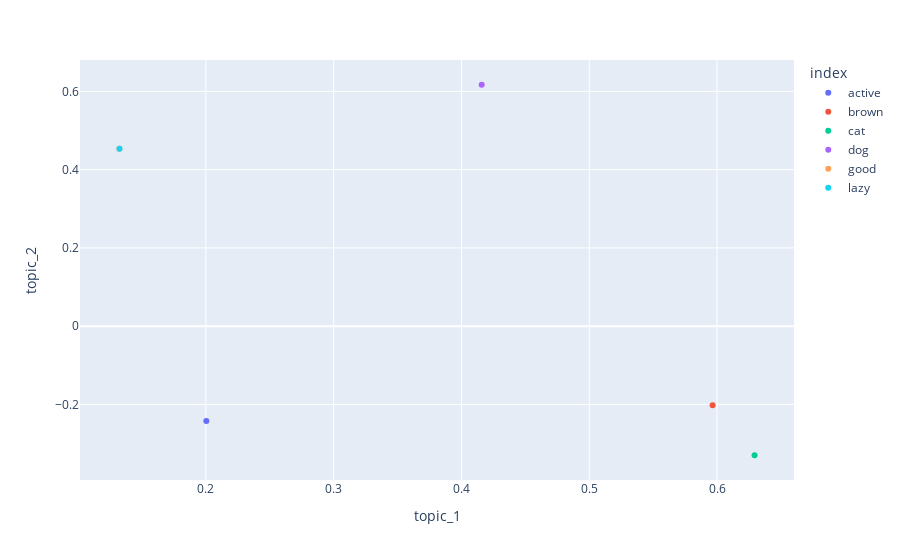

Write notebook code for a chart like this one.
### Code cell
topic = pd.DataFrame(svd_model.components_, index = ["topic_1","topic_2"])
topic.columns= vectorizer.get_feature_names_out()
topic_t = topic.transpose()

fig = px.scatter(topic_t, x = "topic_1", y = "topic_2", color = topic_t.index)
fig.show()

### Figure 1 — Plotly figure (JSON) as saved in the notebook; plotly's stock layout.template omitted (floating-point values rounded to 4 significant figures)
{"data": [{"hovertemplate": "index=active<br>topic_1=%{x}<br>topic_2=%{y}<extra></extra>", "legendgroup": "active", "marker": {"color": "#636efa", "symbol": "circle"}, "mode": "markers", "name": "active", "orientation": "v", "showlegend": true, "type": "scatter", "x": [0.2004], "xaxis": "x", "y": [-0.2424], "yaxis": "y"}, {"hovertemplate": "index=brown<br>topic_1=%{x}<br>topic_2=%{y}<extra></extra>", "legendgroup": "brown", "marker": {"color": "#EF553B", "symbol": "circle"}, "mode": "markers", "name": "brown", "orientation": "v", "showlegend": true, "type": "scatter", "x": [0.5965], "xaxis": "x", "y": [-0.2018], "yaxis": "y"}, {"hovertemplate": "index=cat<br>topic_1=%{x}<br>topic_2=%{y}<extra></extra>", "legendgroup": "cat", "marker": {"color": "#00cc96", "symbol": "circle"}, "mode": "markers", "name": "cat", "orientation": "v", "showlegend": true, "type": "scatter", "x": [0.6293], "xaxis": "x", "y": [-0.3299], "yaxis": "y"}, {"hovertemplate": "index=dog<br>topic_1=%{x}<br>topic_2=%{y}<extra></extra>", "legendgroup": "dog", "marker": {"color": "#ab63fa", "symbol": "circle"}, "mode": "markers", "name": "dog", "orientation": "v", "showlegend": true, "type": "scatter", "x": [0.4158], "xaxis": "x", "y": [0.6169], "yaxis": "y"}, {"hovertemplate": "index=good<br>topic_1=%{x}<br>topic_2=%{y}<extra></extra>", "legendgroup": "good", "marker": {"color": "#FFA15A", "symbol": "circle"}, "mode": "markers", "name": "good", "orientation": "v", "showlegend": true, "type": "scatter", "x": [0.1324], "xaxis": "x", "y": [0.4534], "yaxis": "y"}, {"hovertemplate": "index=lazy<br>topic_1=%{x}<br>topic_2=%{y}<extra></extra>", "legendgroup": "lazy", "marker": {"color": "#19d3f3", "symbol": "circle"}, "mode": "markers", "name": "lazy", "orientation": "v", "showlegend": true, "type": "scatter", "x": [0.1324], "xaxis": "x", "y": [0.4534], "yaxis": "y"}], "layout": {"legend": {"title": {"text": "index"}, "tracegroupgap": 0}, "margin": {"t": 60}, "xaxis": {"anchor": "y", "domain": [0, 1], "title": {"text": "topic_1"}}, "yaxis": {"anchor": "x", "domain": [0, 1], "title": {"text": "topic_2"}}}}
